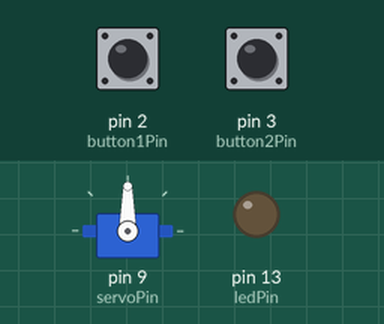
Recording of a sketch running on a simulated Arduino Uno, built with avr-gcc and run on an emulated ATmega328P. Shown: servo, output pins drawn as LEDs (lit = HIGH). Inputs (shaded band) come from the test bench; at power-on: pin 2 (button1Pin) HIGH, pin 3 (button2Pin) HIGH.

Above: at 1.2 s.
1.3 s: pin 2 (button1Pin) pulled LOW for 0.15 s
At 4.0 s:
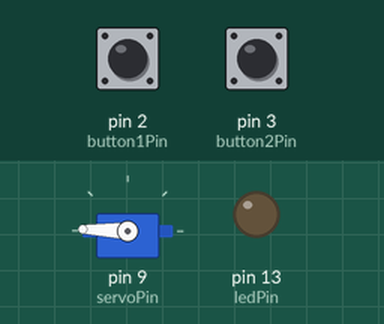
4.3 s: pin 3 (button2Pin) pulled LOW for 3.2 s
At 6.8 s:
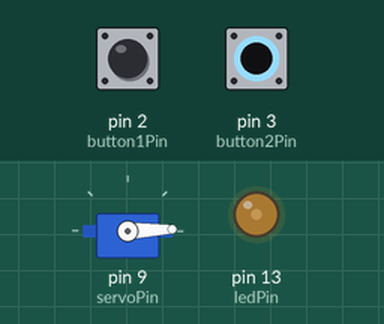
9.0 s: pin 2 (button1Pin) pulled LOW for 1 s
At 9.15 s:
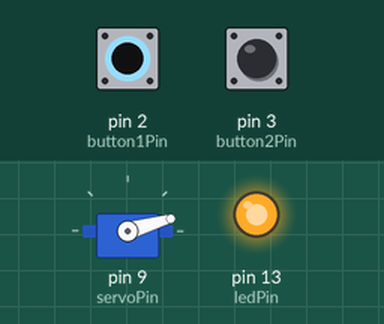
12.0 s: pin 3 (button2Pin) pulled LOW for 0.15 s
At 14.7 s:
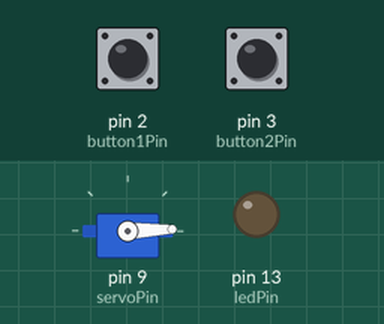
15.0 s: pin 2 (button1Pin) pulled LOW for 3.2 s
At 17.4 s:
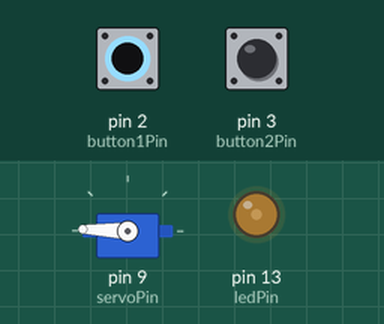
19.7 s: pin 3 (button2Pin) pulled LOW for 1 s
At 19.85 s:
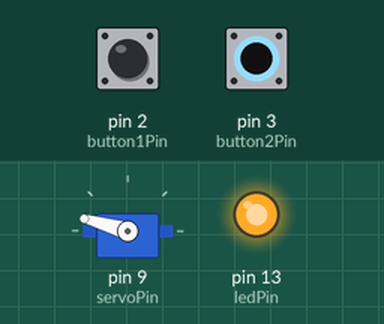
Timing chart, 0 to 23.0 s (numbered marks = the images above; inputs shaded):
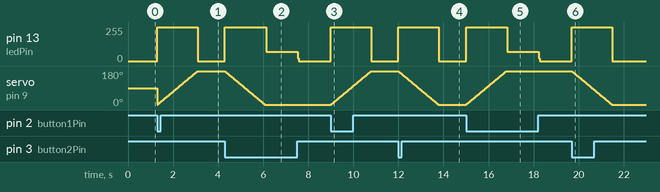

The sketch:

twoButtonServoControl.ino
```cpp
/*

  Referenced code from the Vilros Ultimate Starter Guide.
  Example 5 (Push Buttons) and Example 8 (A Single Servo)


  TODO: Get button debouncing working
  TODO: Refactor so code is a bit more readable
  TODO: Figure out how to get a better test harnes for embedded code.

*/

#include <Servo.h>  // servo library

// First we'll set up constants for the pin numbers.
// This will make it easier to follow the code below.

const int button1Pin = 2;  // pushbutton 1 pin
const int button2Pin = 3;  // pushbutton 2 pin
const int ledPin =  13;    // LED pin

int inDebounce = true;
long lastDebounceTime = 0;  // the last time the output pin was toggled
long debounceDelay = 50;    // the debounce time; increase if the output flickers

const int servoPin = 9;
Servo servo1;  // servo control object
int servoDirection = -1; //Figure out which one is left and which one is right
int servoPosition = 0; // Consider rolling an enum.. LEFT (-1), STOP(0), RIGHT (1) for this portion of the logic


void setup()
{
  // Set up the pushbutton pins to be an input:
  pinMode(button1Pin, INPUT);
  pinMode(button2Pin, INPUT);

  // Set up the LED pin to be an output:
  pinMode(ledPin, OUTPUT);

  servo1.attach(servoPin);
}


void loop()
{
  int button1State, button2State;  // variables to hold the pushbutton states

  // Since a pushbutton has only two states (pushed or not pushed),
  // we've run them into digital inputs. To read an input, we'll
  // use the digitalRead() function. This function takes one
  // parameter, the pin number, and returns either HIGH (5V)
  // or LOW (GND).

  ///////////////////////
  //Figure out if the servo should move

  // Here we'll read the current pushbutton states into
  // two variables:

  button1State = digitalRead(button1Pin);
  button2State = digitalRead(button2Pin);

  if (((button1State == LOW) && (button2State == LOW)) /*|| inDebounce*/)
  {
    //Stop the motion if it is moving
    digitalWrite(ledPin, LOW);  // turn the LED on

    servoDirection = 0;

//    lastDebounceTime = millis(); // Handling two button debounce

  } else if((button1State == LOW))
  {
    //Move Left
    digitalWrite(ledPin, HIGH);  // turn the LED on

    servoDirection = 1;

  } else if(button2State == LOW)
  {
    //Move Right
    digitalWrite(ledPin, HIGH);  // turn the LED on
    servoDirection = -1;
  }


//  if ((millis() - lastDebounceTime) > debounceDelay) {
//    inDebounce = false;
//  } else {
//    inDebounce = true;
//  }

  /////////////////////////////////
  //Move Servo

  servoPosition += servoDirection * 2;


  // Look into replacing this with a 'constrain'
  if(servoPosition < 0) {
   servoPosition = 0;
  }
  if (servoPosition > 180) {
    servoPosition = 180;
  }

  if(servoPosition <= 0 || servoPosition >= 180) {
    digitalWrite(ledPin, LOW);
    servoDirection = 0;
  }

 //Should we move the servo?
  if(servoDirection != 0) {
    servo1.write(servoPosition);
    delay(20);
  }
}
```

Measured:
- after the input at 1.3 s, pin 13 (ledPin): 0/255 → 255/255 at once, → 0/255 1.8 s later
- after the input at 4.3 s, pin 13 (ledPin): 0/255 → 255/255 at once, → 70/255 1.8 s later, → 0/255 1.4 s later; servo on pin 9 (servoPin): moves from 178° to 2° over 1.7 s, starting at once
- after the input at 9.0 s, pin 13 (ledPin): 0/255 → 255/255 at once, → 0/255 1.8 s later; servo on pin 9 (servoPin): moves from 2° to 178° over 1.7 s, starting at once
- after the input at 12.0 s, pin 13 (ledPin): 0/255 → 255/255 at once, → 0/255 1.8 s later; servo on pin 9 (servoPin): moves from 178° to 2° over 1.7 s, starting at once
- after the input at 15.0 s, pin 13 (ledPin): 0/255 → 255/255 at once, → 70/255 1.8 s later, → 0/255 1.4 s later; servo on pin 9 (servoPin): moves from 2° to 178° over 1.7 s, starting at once
- after the input at 19.7 s, pin 13 (ledPin): 0/255 → 255/255 at once, → 0/255 1.8 s later; servo on pin 9 (servoPin): moves from 178° to 2° over 1.7 s, starting at once
